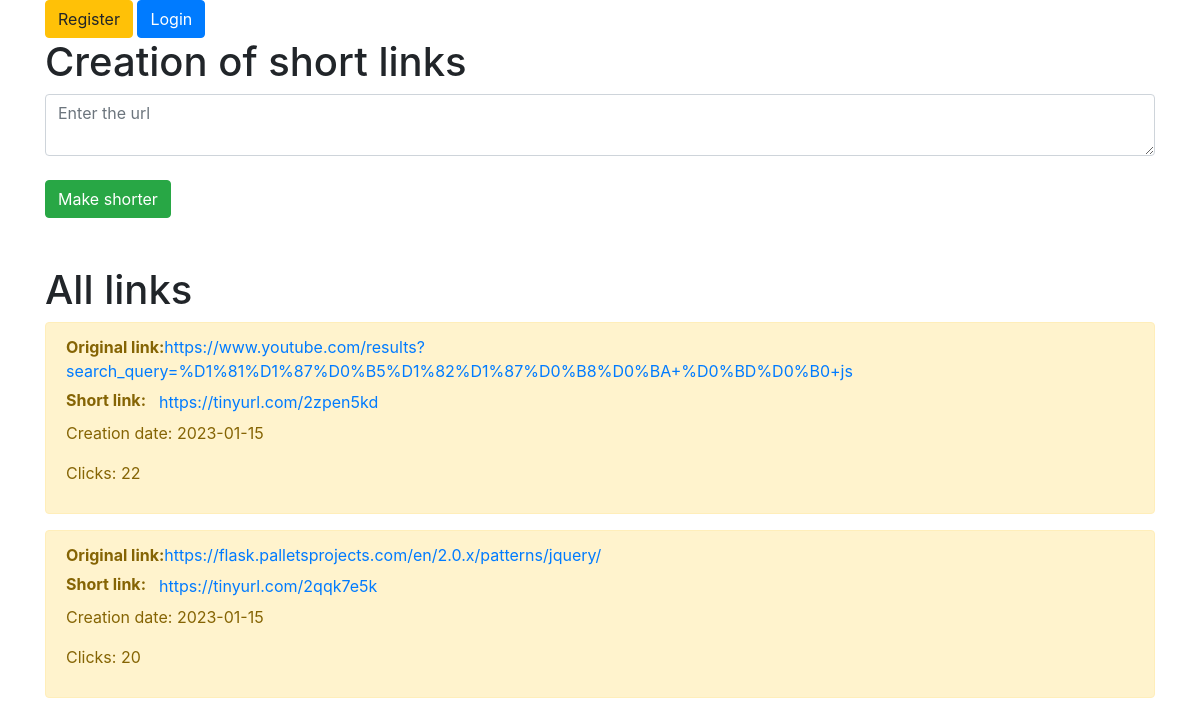
The app's page /link (signed in), older data.
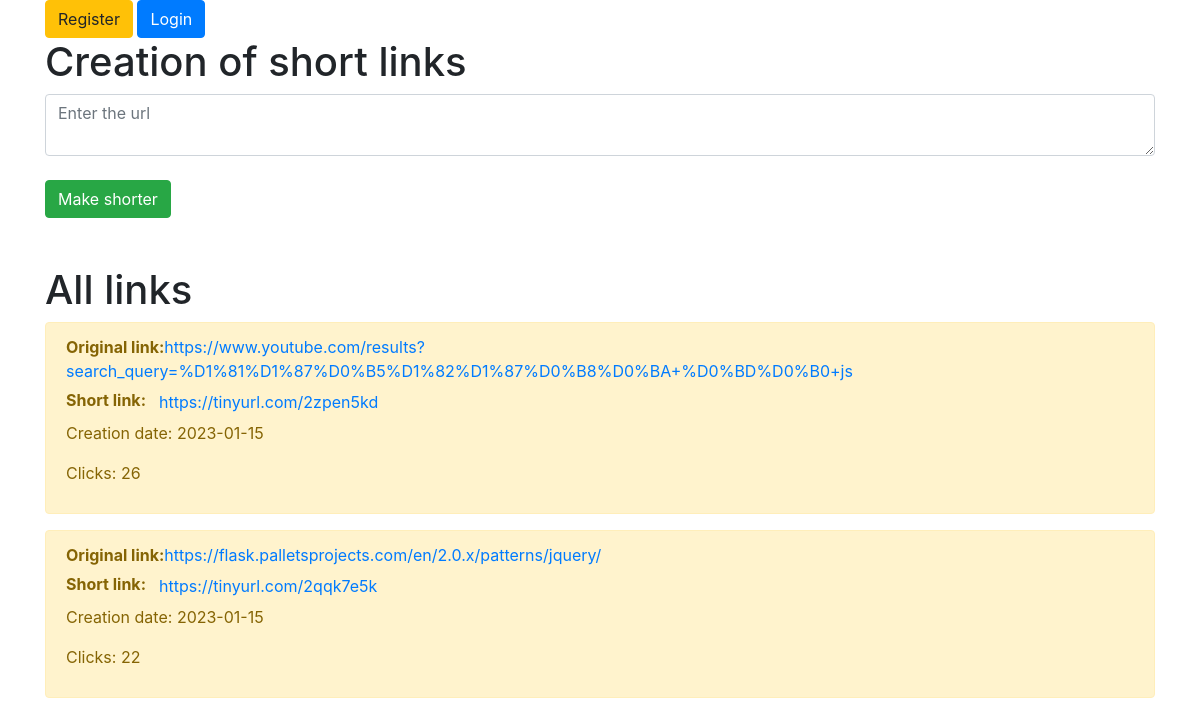
The same page, newer data.
### app.py (models this page shows, shortened)
class Short_url(db.Model):
    id = db.Column(db.Integer, primary_key =True) #Уникальный ключ
    id_user = db.Column(db.Integer, db.ForeignKey('user.id'), nullable=False)  # логин id
    URL = db.Column(db.String(300), nullable=False)
    Short_URL = db.Column(db.String(300), nullable=False)
    Date = db.Column(db.DateTime, default=datetime.utcnow)
    Clicks = db.Column(db.Integer, nullable=False, default = 0)

### app.py (the view, shortened to what this page needs)
@app.route('/link', methods=['GET', 'POST'])
@login_required
def links():
    data = Short_url.query.filter_by(id_user=flask_login.current_user.id).all()
    return render_template("links.html", data = data)

### app.py (called while the page is built)
@manager.user_loader
def load_user(user_id):
    return User.query.get(user_id)

### templates/links.html (shortened to what this page needs)
{% extends 'base.html' %}
{%block body %}
<div class = "container  m-auto">
    <h1>Creation of short links</h1>
    <form method="post">
        <textarea name="url" id="url" class="form-control" placeholder="Enter the url"></textarea><br>
        <input type="submit"  class="btn btn-success" value="Make shorter"><br>
    </form>
</div>
<div class = "container mt-5">
    <h1>All links</h1>
    {% for i in data %}
  <div class = "alert alert-warning">
      <b>Original link:</b><a href="{{i.URL }}">{{i.URL }}</a> <br>
      <b>Short link:</b><a href="/{{i.id}}" class="btn btn-link">{{i.Short_URL }}</a>
      <p>Сreation date: {{ i.Date.date() }}</p>
      <p>Clicks: {{ i.Clicks }}</p>
  </div>
    {%endfor%}
</div>
{% endblock %}

### templates/base.html (shortened to what this page needs)
<!doctype html>
<html lang="ru">
<head>
    <link rel="stylesheet" href="https://cdn.jsdelivr.net/npm/bootstrap@4.6.2/dist/css/bootstrap.min.css">
</head>
<body>
<div class = "container mt-6">
<a class="btn btn-warning" href="/register">Register</a>
<a class="btn btn-primary" href="/">Login</a>
</div>
    {%block body %} {% endblock %}
</body>
</html>

Row changes from the older to the newer data that the page shows:
changed Short_url "https://tinyurl.com/2zpen5kd": Clicks "22" → "26"
changed Short_url "https://flask.palletsprojects.com/en/2.0.x/patterns/jquery/": Clicks "20" → "22"
